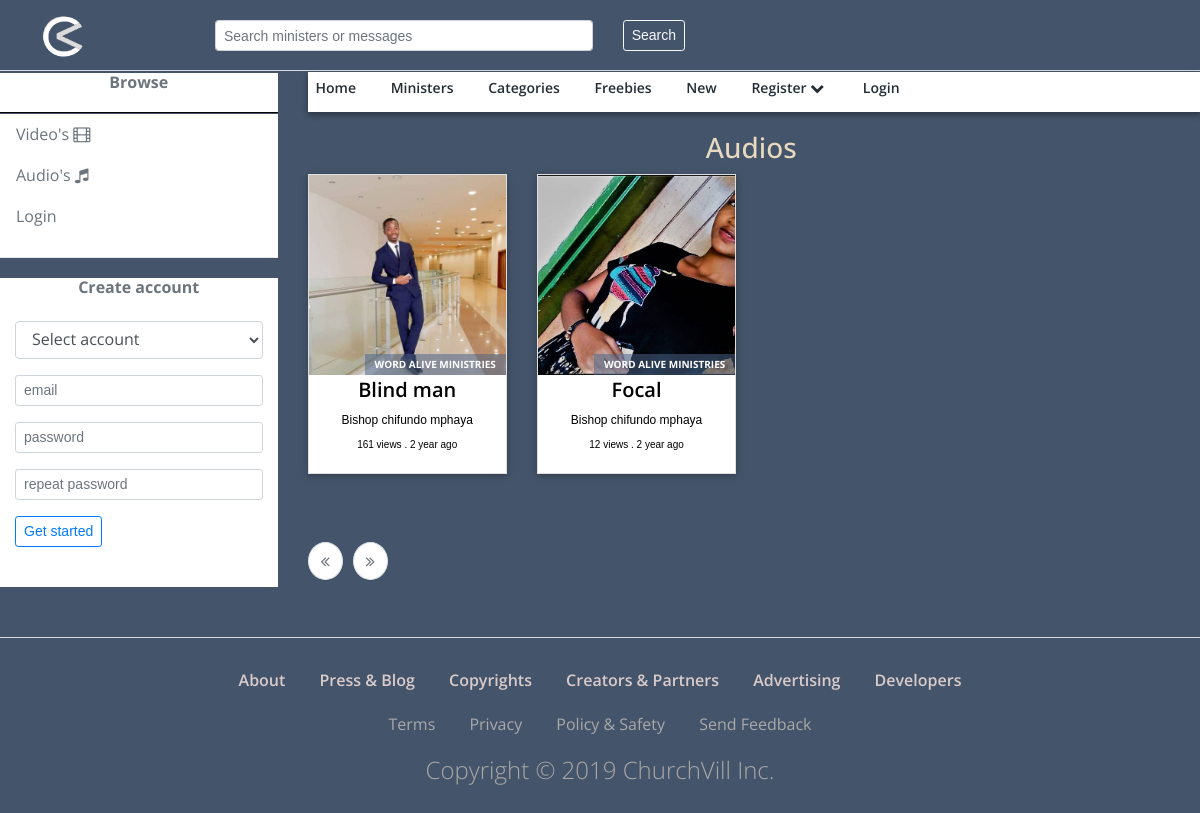
Screenshot of /audio.php with the database file from the repository.
### tables this page shows
CREATE TABLE `messages`
(
    `message_id`  int(20)        NOT NULL,
    `user_id`     int(20)        NOT NULL,
    `category_id` int(20)        NOT NULL,
    `title`       varchar(50)    NOT NULL,
    `file`        varchar(150)   NOT NULL,
    `image`       varchar(190)   NOT NULL,
    `type`        varchar(50)    NOT NULL,
    `sys_cat`     varchar(50)    NOT NULL,
    `amount`      decimal(19, 2) NOT NULL,
    `time`        timestamp      NOT NULL DEFAULT CURRENT_TIMESTAMP,
    `date`        date           NOT NULL,
    `view`        int(250)       NOT NULL DEFAULT '0'
);

CREATE TABLE `users`
(
    `user_id`  int(20)      NOT NULL,
    `fullname` varchar(50)  NOT NULL,
    `email`    varchar(100) NOT NULL,
    `password` varchar(70)  NOT NULL,
    `initial`  varchar(20)  NOT NULL,
    `role`     varchar(100) NOT NULL,
    `about`    text         NOT NULL,
    `country`  varchar(150) NOT NULL,
    `ministry` varchar(300) NOT NULL,
    `image`    varchar(140) NOT NULL
);

### class/class.php (called while the page is built, shortened)
<?php
class SYSTEM
{
    public function conditionTableIN($data, $table, $condition)
    {
        try {
            $pdo = Database::connect();
            $pdo->setAttribute(PDO::ATTR_ERRMODE, PDO::ERRMODE_EXCEPTION);
            $query = "SELECT $data FROM $table WHERE $condition ";
            $stmt = $pdo->prepare($query);
            $stmt->execute();
            return $stmt;
        } catch (PDOException $e) {
            echo "failed: " . $e->getMessage() . "\n";
            exit;
        }
    }
    public function countPageCondi($tab, $condi)
    {
        try {
            $pdo = Database::connect();
            $query = "select count(*) \"total\"  from $tab WHERE $condi";
            $stmt = $pdo->prepare($query);
            $stmt->execute();
            return $stmt;
        } catch (PDOException $e) {
            $web_error = new web_error();
            $msg = "MSG: web_error has occured. call admin!\nfile:" . $e->getFile() . "\non line:" . $e->getLine() . "\n\n";
            $web_error->report_web_error($msg);
        }
    }
    public function time_ago($date)
    {
        $check = new SYSTEM();
        $is_valid = $check->is_date_time_valid($date);
        if ($is_valid) {
            $timestamp = strtotime($date);
            $difference = time() - $timestamp;
            $periods = array("sec", "min", "hour", "day", "week", "month", "year", "decade");
            $lengths = array("60", "60", "24", "7", "4.35", "12", "10");
            if ($difference > 0) {
                $ending = "ago";
            } else {
                $difference = -$difference;
                $ending = "just now";
            }
            for ($j = 0; $difference >= $lengths[$j]; $j++)
                $difference /= $lengths[$j];
            $difference = round($difference);
            if ($difference != 1)
                $periods[$j] .= "";
            $text = "$difference $periods[$j] $ending";
            return $text;
        } else {
            return 'Date Time must be in "yyyy-mm-dd hh:mm:ss" format';
        }
    }
    public function is_date_time_valid($date)
    {
        if (date('Y-m-d H:i:s', strtotime($date)) == $date) {
            return TRUE;
        } else {
            return FALSE;
        }
    }
}
?>

### audio.php (the view, shortened to what this page needs)
<?php include('include/index_header.php'); ?>
    <div class="col-md-9">
        <?php include('include/2ndNav.php'); ?>
        <div class="respectMArgin">
            <div class="">
                <br/>
                <div class="Myheader">
                    <h3 class="">Audios</h3>
                </div>
                <div class="row">
                    <?php
                    $tab = "messages,users,category";
                    $condi = "messages.category_id=category.category_id AND messages.user_id=users.user_id ORDER BY messages.message_id ASC ";
                    $read = $backend->countPageCondi($tab, $condi);
                    $rec = $read->fetch(PDO::FETCH_ASSOC);
                    $total = $rec['total'];
                    if ($total < 1) {
                        echo '<center>
									<div class="alert alert-info">
									<b><i class="fa fa-info"></i> -</b> No messages.
									</div>
									</center>';
                    } else {
                        $dis = 12;
                        $total_page = ceil($total / $dis);
                        $page_cur = (isset($_GET['page'])) ? $_GET['page'] : 1;
                        $k = ($page_cur - 1) * $dis;
                        $table = "messages,users,category";
                        $data = "messages.message_id,messages.user_id,messages.category_id,messages.title,messages.file,messages.image,messages.type,messages.sys_cat,
															messages.amount,messages.time,messages.date,messages.view,category.category,users.fullname,users.initial,users.ministry
															";
                        $condition = " messages.category_id=category.category_id AND messages.user_id=users.user_id  AND sys_cat='Video'
																ORDER BY messages.message_id ASC LIMIT $k,$dis";
                        $myData = $backend->conditionTableIN($data, $table, $condition);
                        while ($row = $myData->fetch(PDO::FETCH_ASSOC)) {
                            $message_id = $row['message_id'];
                            $title = $row['title'];
                            $initial = $row['initial'];
                            $fullname = $row['fullname'];
                            $fname = $initial . " " . $fullname;
                            $ministry = $row['ministry'];
                            $time = $row['time'];
                            $views = $row['view'];
                            $image = $row['image'];
                            $newdate = $backend->time_ago($time)
                            ?>
                            <div class="col-md-3 col-sm-6 col-xs-12 pud">
                                <div class="card area text-center">
                                    <a href="play.php?id=<?php echo $message_id; ?>">
                                        <div class="maske">
                                            <img src="<?php echo $image; ?>" alt="Avatar" class="Overlayimage1"
                                                 style="width:100%">
                                            <span class="duration"><?php echo $ministry; ?></span>
                                        </div>
                                    </a>
                                    <div class="card-body par innerlink">
                                        <h5 class="card-title st"
                                            title="<?php echo $title; ?>"><?php echo $title; ?></h5></p>
                                        <p class=" syt"> <?php echo $fname; ?> <br/><span
                                                    class="yui"><?php echo $views; ?> views . <?php echo $newdate; ?></span>
                                        </p>
                                    </div>
                                </div>
                            </div>
                        <?php }
                    } ?>
                </div>
                <center>
                    <br/> <br/>
                    <div class="page-pagi">
                        <nav aria-label="Page navigation example">
                            <ul class="pagination">
                                <?php
                                if ($page_cur > 1) {
                                    echo '<li class="page-item"><a class="page-link" href="audio.php?page=' . ($page_cur - 1) . '&&name=LISTING" ><i class="fa fa-angle-double-left"></i></a></li>';
                                } else {
                                    echo '<li class="page-item disabled">  <span class="page-link"><i class="fa fa-angle-double-left"></i></span></li>';
                                }
                                if ($page_cur < $total_page) {
                                    echo ' <li class="page-item">
	<a class="page-link" href="audio.php?page=' . ($page_cur + 1) . '&&name=LISTING" > <i class="fa fa-angle-double-right"></i></a></li>';
                                } else {
                                    echo '<li class="page-item disabled active">  <span class="page-link"><i class="fa fa-angle-double-right"></i></span></li>';
                                }
                                ?>
                            </ul>
                        </nav>
                    </div>
                </center>
            </div>
        </div>
    </div>
    </div>
<?php include('include/index_footer.php'); ?>

### media/css/style.css (style rules this page uses)
body { font-family: 'Open Sans'; color: #000; overflow-x: hidden; background-color: rgb(68, 84, 106); }
p { line-height: 24px; font-weight: 300; }
a { text-decoration: none; color: #e00918; }
ul { padding: 0; }
h1, h2, h3, h4, h5, h6 { margin: 0; padding: 0; white-space: nowrap; overflow: hidden; text-overflow: ellipsis; }
.maske { position: relative; }
.par p { font-size: 12px; margin-top: -10px; }
.pud { margin-bottom: 20px; }
.respectMArgin { margin-right: 5px; margin-top: 5px; }
.Myheader { margin-bottom: 10px; text-align: center; color: #e8dac0; margin-top: -10px; }
h5.card-title.st { font-weight: 600; }
p.syt { font-size: 12px; font-weight: 300; font-family: 'Raleway', sans-serif; }
p { font-size: 12px; font-weight: 300; font-family: 'Raleway', sans-serif; }
span.yui { font-size: 10px; }
.area { position: relative; }
.duration { background-color: #4b658885; color: #fff; padding: 3px 10px; text-transform: uppercase; font-weight: 700; font-size: 10px; position: absolute; right: 0; bottom: 0; }
.card-body.par.innerlink { padding: 0; }
.Overlayimage1 { opacity: 1; display: block; height: 200px; object-fit: cover; transition: .5s ease; backface-visibility: hidden; }
a, a:visited { color: #244372; border-bottom: 1px solid transparent; padding-bottom: 2px; position: relative; text-decoration: none; transition: all linear 0.2s; }
ul, ol { list-style-position: inside; }
.pagination > li > a, .pagination > li > span { border-radius: 50% !important; margin: 0 5px; border: 1px solid #ffffff00; }
.card { position: relative; display: -ms-flexbox; display: flex; -ms-flex-direction: column; flex-direction: column; min-width: 0; word-wrap: break-word; background-color: #fff; background-clip: border-box; border: 1px solid rgba(0, 0, 0, .125); box-shadow: 0 2px 5px 0 rgba(0, 0, 0, .16), 0 2px 10px 0 rgba(0, 0, 0, .12) !important; border-radius: 0px !important; }

### rows the page displays
messages: image (picture), user.ministry "WORD ALIVE MINISTRIES", title "Blind man", user.fullname "Bishop chifundo mphaya", view "161", time "2 year ago"
messages: image (picture), user.ministry "WORD ALIVE MINISTRIES", title "Focal", user.fullname "Bishop chifundo mphaya", view "12", time "2 year ago"
